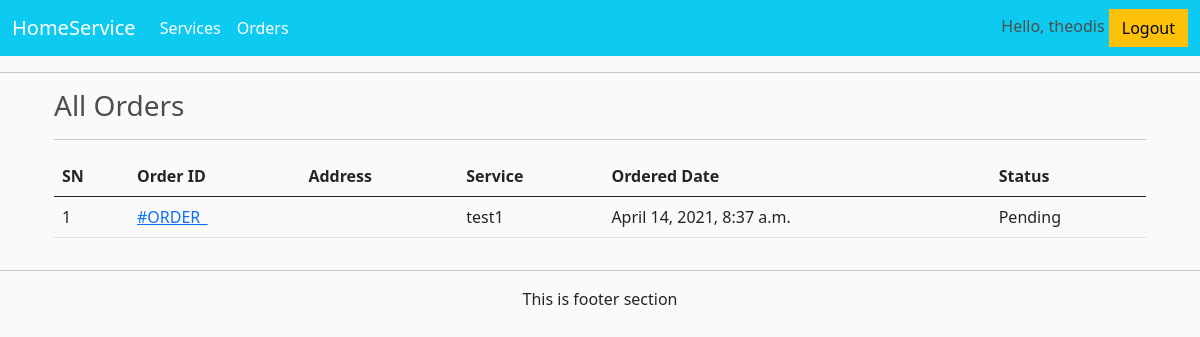
The page /order/servicemen-order/ (signed in) on the database its author committed.
### accounts/models.py (models this page shows)
class User(AbstractUser):
    is_customer = models.BooleanField(default=False)
    is_servicemen =  models.BooleanField(default=False)
    first_name = models.CharField(max_length=200, null=True)
    last_name = models.CharField(max_length=200, null=True)

### order/models.py (models this page shows, shortened)
class Order(models.Model):
    STATUS = (
        ("Pending", "Pending"),
        ("Reviewed", "Reviewed"),
        ("Expert Assigned", "Expert Assigned"),
        ("Working", "Working"),
        ("Finished", "Finished"),
    )
    customer = models.ForeignKey(Customer, on_delete=models.SET_NULL, blank=True, null=True)
    service = models.ForeignKey(Service, on_delete=models.SET_NULL, blank=True, null=True)
    description = models.CharField(max_length=2000, null=True)
    date_ordered = models.DateTimeField(auto_now_add=True)
    status = models.CharField(max_length=200, null=True, choices=STATUS, default="Pending")
    address = models.CharField(max_length=100, null=True)
    street = models.CharField(max_length=100, null=True)
    class Meta:
        ordering = ['-date_ordered']

### service/models.py (models this page shows, shortened)
class Service(models.Model):
    name = models.CharField(max_length=200, null=True)
    slug = models.SlugField(max_length=255, null=True)
    description = models.CharField(max_length=2000, null=True)
    image = models.ImageField(null=True, blank=True)

### order/views.py (the view)
# urls.py: path('servicemen-order/', views.ServicemenOrderListView.as_view(), name="servicemen_order"),
@method_decorator(admin_only , name='dispatch')
class ServicemenOrderListView(ListView):
    template_name = "order/servicemenorderlist.html"
    queryset = Order.objects.all().order_by("-id")
    context_object_name = "allorders"

### accounts/auth.py (called while the page is built)
def admin_only(view_function):
    def wrapper_function(request, *args, **kwargs):
        if request.user.is_staff:
            return view_function(request, *args, **kwargs)
        else:
            return redirect('service')
    return wrapper_function

### order/templates/order/servicemenorderlist.html
{% extends 'index.html' %}
{% load static %}
{% block content %}
<div class="container">
    <div class="row">
        <div class="col-md-12">
            <h3>All Orders</h3><hr>
            <table class="table">
                <thead>
                    <tr>
                        <th>SN</th>
                        <th>Order ID </th>
                        <th>Address</th>
                        <th>Service</th>
                        <th>Ordered Date</th>
                        <th>Status</th>
                    </tr>
                </thead>
                <tbody>
                    {% for order in allorders %}
                    <tr>
                        <td>{{forloop.counter}}</td>
                        <td><a href="{% url 'servicemen_order_detail' order.id %}">#ORDER_</a></td>
                        <td>{{order.address.address}}</td>
                        <td>{{order.service.name}}</td>
                        <td>{{order.date_ordered}}</td>
                        <td>{{order.status}}</td>
                    </tr>
                    {% endfor %}
                </tbody>
            </table>
        </div>
    </div>
</div>
{% endblock %}

### templates/navbar.html (shortened to what this page needs)
{% load static %}
<div>
    <nav class="navbar navbar-expand-lg navbar-dark bg-info">
        <div class="container-fluid">
            <a class="navbar-brand" href="{% url 'service' %}">HomeService</a>
            <div class="collapse navbar-collapse" id="navbarSupportedContent">
                <ul class="navbar-nav me-auto mb-2 mb-lg-0">
                    <li class="nav-item">
                        <a class="nav-link active" aria-current="page" href="{% url 'service' %}">Services</a>
                    </li>
                    {% if user.is_authenticated %}
                    <li class="nav-item">
                        <a class="nav-link active" aria-current="page" href="{% url 'orderview' 2 %}">Orders</a>
                    </li>
                    {% endif %}
                </ul>
                <div class="form-inline my-2 my-lg-0">
                    {% if user.is_authenticated %}
                    <h6 style="display: inline-block;">Hello, {{ request.user }}</h6>
                    <a href="{% url 'logout' %}" class="btn btn-warning">Logout</a>
                    {% else %}
                    <a href="{% url 'login' %}" class="btn btn-success">Login</a>
                    <a href="{% url 'register_customer' %}" class="btn btn-success">Register</a>
                    {% endif %}
                </div>
            </div>
        </div>
    </nav>
</div>

### static/css/style.css (style rules this page uses)
body { background-color: hsl(0, 0%, 98%); }
h1,h2,h3,h4,h5,h6 { color:hsl(0, 0%, 30%); }
.btn { border-radius: 0; }

### rows shown on the page
User: user "theodis"
Order: service.name "test1", date_ordered "April 14, 2021, 8:37 a.m.", status "Pending"
